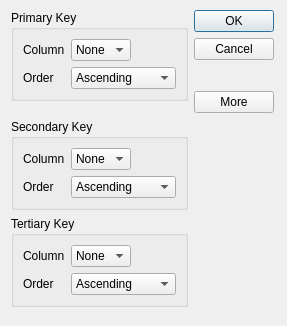
<?xml version="1.0" encoding="UTF-8"?>
<ui version="4.0">
 <class>SortDialog</class>
 <widget class="QDialog" name="SortDialog">
  <property name="geometry">
   <rect>
    <x>0</x>
    <y>0</y>
    <width>287</width>
    <height>326</height>
   </rect>
  </property>
  <property name="windowTitle">
   <string>Sort</string>
  </property>
  <widget class="QWidget" name="">
   <property name="geometry">
    <rect>
     <x>11</x>
     <y>10</y>
     <width>263</width>
     <height>297</height>
    </rect>
   </property>
   <layout class="QGridLayout" name="gridLayout_4">
    <item row="0" column="0">
     <widget class="QGroupBox" name="primaryGroupBox">
      <property name="title">
       <string>Primary Key</string>
      </property>
      <layout class="QGridLayout" name="gridLayout">
       <item row="0" column="0">
        <widget class="QLabel" name="label">
         <property name="text">
          <string>Column</string>
         </property>
        </widget>
       </item>
       <item row="0" column="1">
        <widget class="QComboBox" name="primaryColumCombo">
         <item>
          <property name="text">
           <string>None</string>
          </property>
         </item>
        </widget>
       </item>
       <item row="0" column="2">
        <spacer name="horizontalSpacer">
         <property name="orientation">
          <enum>Qt::Horizontal</enum>
         </property>
         <property name="sizeHint" stdset="0">
          <size>
           <width>57</width>
           <height>20</height>
          </size>
         </property>
        </spacer>
       </item>
       <item row="1" column="0">
        <widget class="QLabel" name="label_2">
         <property name="text">
          <string>Order</string>
         </property>
        </widget>
       </item>
       <item row="1" column="1" colspan="2">
        <widget class="QComboBox" name="primaryOrderCombo">
         <item>
          <property name="text">
           <string>Ascending</string>
          </property>
         </item>
         <item>
          <property name="text">
           <string>Descending</string>
          </property>
         </item>
        </widget>
       </item>
      </layout>
     </widget>
    </item>
    <item row="0" column="1" rowspan="2">
     <layout class="QVBoxLayout" name="verticalLayout">
      <item>
       <widget class="QPushButton" name="okButton">
        <property name="text">
         <string>OK</string>
        </property>
        <property name="default">
         <bool>true</bool>
        </property>
       </widget>
      </item>
      <item>
       <widget class="QPushButton" name="cancelButton">
        <property name="text">
         <string>Cancel</string>
        </property>
       </widget>
      </item>
      <item>
       <spacer name="verticalSpacer">
        <property name="orientation">
         <enum>Qt::Vertical</enum>
        </property>
        <property name="sizeHint" stdset="0">
         <size>
          <width>20</width>
          <height>0</height>
         </size>
        </property>
       </spacer>
      </item>
      <item>
       <widget class="QPushButton" name="moreButton">
        <property name="text">
         <string>More</string>
        </property>
        <property name="checkable">
         <bool>true</bool>
        </property>
       </widget>
      </item>
     </layout>
    </item>
    <item row="1" column="0">
     <spacer name="verticalSpacer_2">
      <property name="orientation">
       <enum>Qt::Vertical</enum>
      </property>
      <property name="sizeHint" stdset="0">
       <size>
        <width>20</width>
        <height>40</height>
       </size>
      </property>
     </spacer>
    </item>
    <item row="2" column="0">
     <widget class="QGroupBox" name="secondaryGroupBox">
      <property name="title">
       <string>Secondary Key</string>
      </property>
      <layout class="QGridLayout" name="gridLayout_2">
       <item row="0" column="0">
        <widget class="QLabel" name="label_3">
         <property name="text">
          <string>Column</string>
         </property>
        </widget>
       </item>
       <item row="0" column="1">
        <widget class="QComboBox" name="secondaryColumCombo">
         <item>
          <property name="text">
           <string>None</string>
          </property>
         </item>
        </widget>
       </item>
       <item row="0" column="2">
        <spacer name="horizontalSpacer_2">
         <property name="orientation">
          <enum>Qt::Horizontal</enum>
         </property>
         <property name="sizeHint" stdset="0">
          <size>
           <width>60</width>
           <height>20</height>
          </size>
         </property>
        </spacer>
       </item>
       <item row="1" column="0">
        <widget class="QLabel" name="label_4">
         <property name="text">
          <string>Order</string>
         </property>
        </widget>
       </item>
       <item row="1" column="1" colspan="2">
        <widget class="QComboBox" name="secondaryOrderCombo">
         <item>
          <property name="text">
           <string>Ascending</string>
          </property>
         </item>
         <item>
          <property name="text">
           <string>Descending</string>
          </property>
         </item>
        </widget>
       </item>
      </layout>
     </widget>
    </item>
    <item row="3" column="0">
     <widget class="QGroupBox" name="tertiaryGroupBox">
      <property name="title">
       <string>Tertiary Key</string>
      </property>
      <layout class="QGridLayout" name="gridLayout_3">
       <item row="0" column="0">
        <widget class="QLabel" name="label_5">
         <property name="text">
          <string>Column</string>
         </property>
        </widget>
       </item>
       <item row="0" column="1">
        <widget class="QComboBox" name="tertiaryColumCombo">
         <item>
          <property name="text">
           <string>None</string>
          </property>
         </item>
        </widget>
       </item>
       <item row="0" column="2">
        <spacer name="horizontalSpacer_3">
         <property name="orientation">
          <enum>Qt::Horizontal</enum>
         </property>
         <property name="sizeHint" stdset="0">
          <size>
           <width>60</width>
           <height>20</height>
          </size>
         </property>
        </spacer>
       </item>
       <item row="1" column="0">
        <widget class="QLabel" name="label_6">
         <property name="text">
          <string>Order</string>
         </property>
        </widget>
       </item>
       <item row="1" column="1" colspan="2">
        <widget class="QComboBox" name="tertiaryOrderCombo">
         <item>
          <property name="text">
           <string>Ascending</string>
          </property>
         </item>
         <item>
          <property name="text">
           <string>Descending</string>
          </property>
         </item>
        </widget>
       </item>
      </layout>
     </widget>
    </item>
   </layout>
  </widget>
 </widget>
 <resources/>
 <connections>
  <connection>
   <sender>okButton</sender>
   <signal>clicked()</signal>
   <receiver>SortDialog</receiver>
   <slot>accept()</slot>
   <hints>
    <hint type="sourcelabel">
     <x>250</x>
     <y>24</y>
    </hint>
    <hint type="destinationlabel">
     <x>106</x>
     <y>97</y>
    </hint>
   </hints>
  </connection>
  <connection>
   <sender>cancelButton</sender>
   <signal>clicked()</signal>
   <receiver>SortDialog</receiver>
   <slot>reject()</slot>
   <hints>
    <hint type="sourcelabel">
     <x>218</x>
     <y>54</y>
    </hint>
    <hint type="destinationlabel">
     <x>134</x>
     <y>105</y>
    </hint>
   </hints>
  </connection>
  <connection>
   <sender>moreButton</sender>
   <signal>toggled(bool)</signal>
   <receiver>secondaryGroupBox</receiver>
   <slot>setVisible(bool)</slot>
   <hints>
    <hint type="sourcelabel">
     <x>229</x>
     <y>133</y>
    </hint>
    <hint type="destinationlabel">
     <x>184</x>
     <y>185</y>
    </hint>
   </hints>
  </connection>
  <connection>
   <sender>moreButton</sender>
   <signal>toggled(bool)</signal>
   <receiver>tertiaryGroupBox</receiver>
   <slot>setVisible(bool)</slot>
   <hints>
    <hint type="sourcelabel">
     <x>256</x>
     <y>129</y>
    </hint>
    <hint type="destinationlabel">
     <x>186</x>
     <y>267</y>
    </hint>
   </hints>
  </connection>
 </connections>
</ui>
